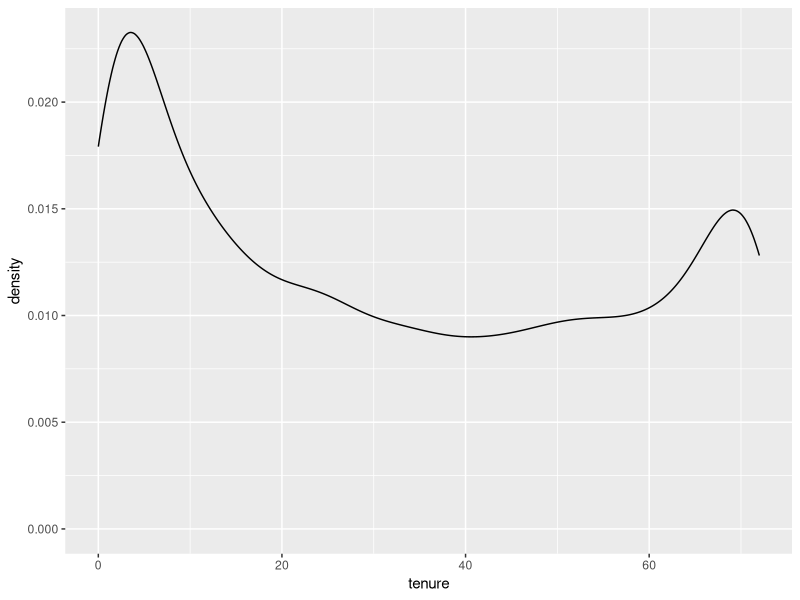
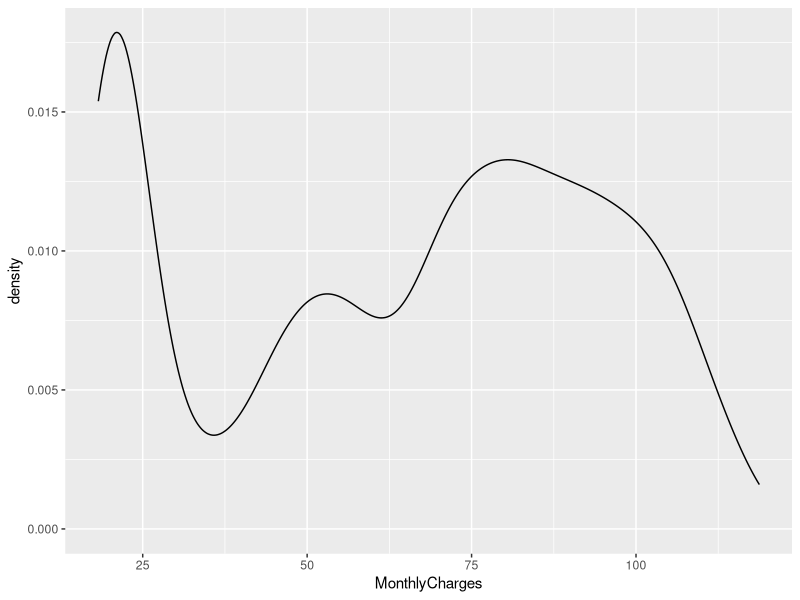
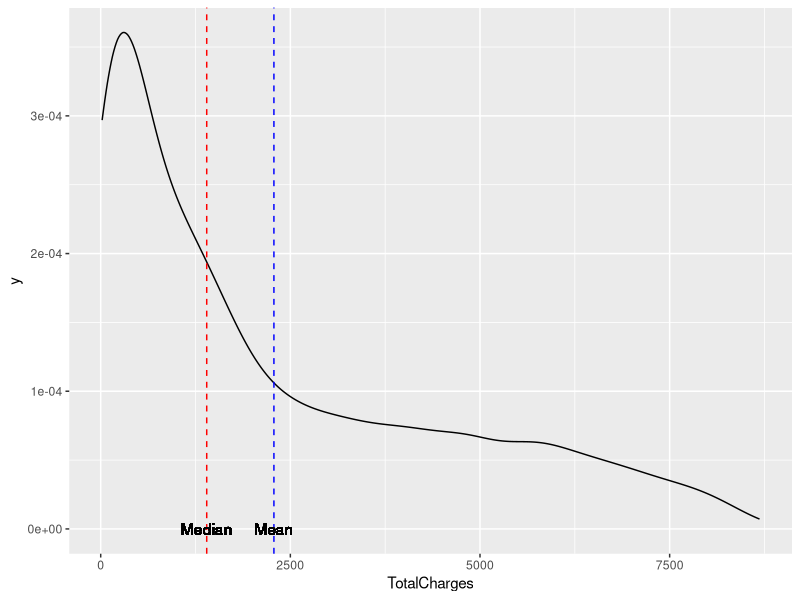

Here is the R script that generated these plots, in order:
## ---- chunk 1
library("tidyverse")
## ---- chunk 2
data <- read_csv("telekom_kundenabgang.txt")
## ---- chunk 3
View(data)
## ---- chunk 4
summary(data)
str(data)

set.seed(1337)
sample_n(data,10)

tbl_df(data)

dim(data)

data %>% head(10)
data %>% tail(10)
## ---- chunk 5
#Kategoriale variabel in Faktoren umwandeln
data <- data %>% mutate_if(is.character ,as.factor) %>% mutate(customerID = as.character(customerID),SeniorCitizen = as.factor(SeniorCitizen))

## ---- chunk 6
summary(data)
## ---- chunk 7
data %>% filter(duplicated(data))

data %>% filter(customerID == '0280-XJGEX')
## ---- chunk 8
data <- data %>% bind_cols(complete_flag = data %>% complete.cases())
#data %>% bind_cols(flag_complete_obs = data %>% complete.cases())
## ---- chunk 9
data %>% head(10)

## ---- chunk 10
data <- distinct(data)
## ---- chunk 11
summary(data)
## ---- chunk 12
ggplot(data, aes(tenure)) +
  geom_density()
  
  
ggplot(data, aes(MonthlyCharges)) +
  geom_density()

ggplot(data, aes(TotalCharges)) +
  geom_density() +
  geom_vline(aes(xintercept = median(TotalCharges, na.rm=TRUE)),color="red",linetype="dashed") +
  geom_vline(aes(xintercept = mean(TotalCharges, na.rm=TRUE)),color="blue",linetype="dashed") +
  geom_text(aes(x=median(TotalCharges, na.rm=TRUE),y=0),label="Median") +
  geom_text(aes(x=mean(TotalCharges, na.rm=TRUE),y=0),label="Mean")

